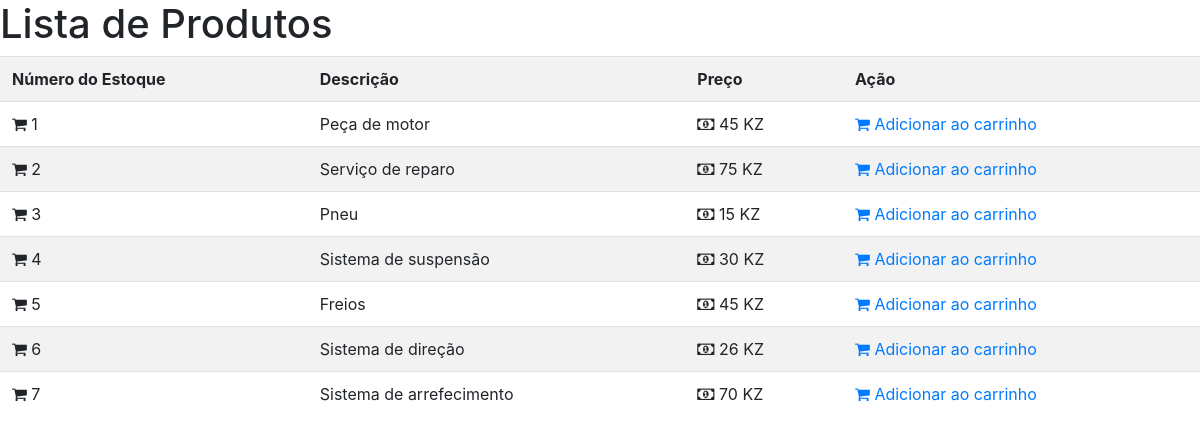
/products.php, run on the app's committed database.
### tables this page shows
CREATE TABLE `stock` (
  `stock_id` int(11) NOT NULL AUTO_INCREMENT,
  `description` varchar(40) NOT NULL,
  `quantity` int(11) DEFAULT NULL,
  `price` decimal(4,2) NOT NULL,
  PRIMARY KEY (`stock_id`)
);

### products.php (the view, shortened to what this page needs)
<h1>Lista de Produtos</h1>
<link rel="stylesheet" href="https://stackpath.bootstrapcdn.com/bootstrap/4.5.0/css/bootstrap.min.css">
<link rel="stylesheet" href="https://stackpath.bootstrapcdn.com/font-awesome/4.7.0/css/font-awesome.min.css">
<table class="table table-striped">
    <tr>
        <th>Número do Estoque</th>
        <th>Descrição</th>
        <th>Preço</th>
        <th>Ação</th>
    </tr>
    <?php
    $conn = mysqli_connect("127.0.0.1", "root", "root", "compsys_db");
    $sql = "SELECT * FROM stock ORDER BY stock_id ASC";
    $res = mysqli_query($conn, $sql);
    while ($row = mysqli_fetch_array($res)) {
        ?>
        <tr>
            <td><i class="fa fa-shopping-cart"></i> <?php echo $row['stock_id'] ?></td>
            <td><?php echo $row['description'] ?></td>
            <td><i class="fa fa-money"></i> <?php
                $price = $row['price'];
                $formatted_price = number_format($price, 0, '.', ',');
                echo $formatted_price . ' KZ';
                ?></td>
            <td><a href="chooseProducts.php?page=products&action=add&id=<?php echo $row['stock_id'] ?>"><i class="fa fa-shopping-cart"></i> Adicionar ao carrinho</a></td>
        </tr>
        <?php
    }
    ?>
</table>

### data on the page
stock: stock_id "1", description "Peça de motor", price "45"
stock: stock_id "2", description "Serviço de reparo", price "75"
stock: stock_id "3", description "Pneu", price "15"
stock: stock_id "4", description "Sistema de suspensão", price "30"
stock: stock_id "5", description "Freios", price "45"
stock: stock_id "6", description "Sistema de direção", price "26"
stock: stock_id "7", description "Sistema de arrefecimento", price "70"
